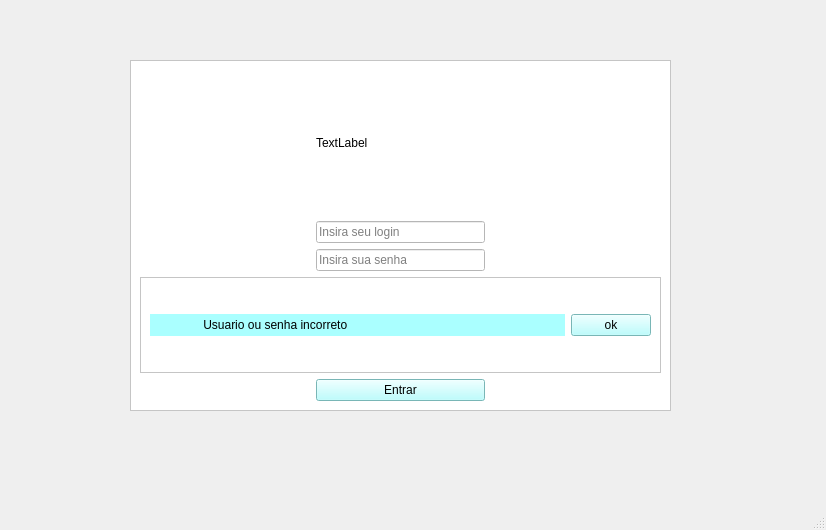
<?xml version="1.0" encoding="UTF-8"?>
<ui version="4.0">
 <class>MainWindow</class>
 <widget class="QMainWindow" name="MainWindow">
  <property name="geometry">
   <rect>
    <x>0</x>
    <y>0</y>
    <width>826</width>
    <height>530</height>
   </rect>
  </property>
  <property name="windowTitle">
   <string>MainWindow</string>
  </property>
  <widget class="QWidget" name="centralwidget">
   <widget class="QStackedWidget" name="stackedWidget_paginas">
    <property name="geometry">
     <rect>
      <x>60</x>
      <y>40</y>
      <width>651</width>
      <height>411</height>
     </rect>
    </property>
    <property name="minimumSize">
     <size>
      <width>141</width>
      <height>141</height>
     </size>
    </property>
    <property name="currentIndex">
     <number>0</number>
    </property>
    <widget class="QWidget" name="page_login">
     <widget class="QFrame" name="frame_realizar_login">
      <property name="geometry">
       <rect>
        <x>70</x>
        <y>20</y>
        <width>541</width>
        <height>351</height>
       </rect>
      </property>
      <property name="styleSheet">
       <string notr="true">background-color: rgb(170, 255, 127);
background-color: rgb(255, 255, 255);</string>
      </property>
      <property name="frameShape">
       <enum>QFrame::StyledPanel</enum>
      </property>
      <property name="frameShadow">
       <enum>QFrame::Raised</enum>
      </property>
      <layout class="QGridLayout" name="gridLayout_2">
       <item row="0" column="0">
        <spacer name="horizontalSpacer">
         <property name="orientation">
          <enum>Qt::Horizontal</enum>
         </property>
         <property name="sizeHint" stdset="0">
          <size>
           <width>40</width>
           <height>20</height>
          </size>
         </property>
        </spacer>
       </item>
       <item row="1" column="1">
        <widget class="QLineEdit" name="insira_login">
         <property name="styleSheet">
          <string notr="true">background-color: rgb(255, 255, 255);</string>
         </property>
         <property name="placeholderText">
          <string>Insira seu login</string>
         </property>
        </widget>
       </item>
       <item row="4" column="1">
        <widget class="QPushButton" name="botao_entrar">
         <property name="styleSheet">
          <string notr="true">background-color: rgb(255, 255, 255);
background-color: rgb(170, 255, 255);</string>
         </property>
         <property name="text">
          <string>Entrar</string>
         </property>
        </widget>
       </item>
       <item row="0" column="1">
        <widget class="QLabel" name="imagem_login">
         <property name="sizePolicy">
          <sizepolicy hsizetype="Fixed" vsizetype="Fixed">
           <horstretch>0</horstretch>
           <verstretch>0</verstretch>
          </sizepolicy>
         </property>
         <property name="minimumSize">
          <size>
           <width>145</width>
           <height>145</height>
          </size>
         </property>
         <property name="text">
          <string>TextLabel</string>
         </property>
        </widget>
       </item>
       <item row="0" column="2">
        <spacer name="horizontalSpacer_2">
         <property name="orientation">
          <enum>Qt::Horizontal</enum>
         </property>
         <property name="sizeHint" stdset="0">
          <size>
           <width>40</width>
           <height>20</height>
          </size>
         </property>
        </spacer>
       </item>
       <item row="2" column="1">
        <widget class="QLineEdit" name="insira_senha">
         <property name="styleSheet">
          <string notr="true">background-color: rgb(255, 255, 255);</string>
         </property>
         <property name="echoMode">
          <enum>QLineEdit::Password</enum>
         </property>
         <property name="placeholderText">
          <string>Insira sua senha</string>
         </property>
        </widget>
       </item>
       <item row="3" column="0" colspan="3">
        <widget class="QFrame" name="frame_erro_login">
         <property name="frameShape">
          <enum>QFrame::StyledPanel</enum>
         </property>
         <property name="frameShadow">
          <enum>QFrame::Raised</enum>
         </property>
         <layout class="QGridLayout" name="gridLayout_3">
          <item row="0" column="0">
           <widget class="QLabel" name="mensagem_erro">
            <property name="styleSheet">
             <string notr="true">background-color: rgb(170, 255, 255);</string>
            </property>
            <property name="text">
             <string>                Usuario ou senha incorreto</string>
            </property>
           </widget>
          </item>
          <item row="0" column="1">
           <widget class="QPushButton" name="botao_ok_login">
            <property name="sizePolicy">
             <sizepolicy hsizetype="Maximum" vsizetype="Maximum">
              <horstretch>0</horstretch>
              <verstretch>0</verstretch>
             </sizepolicy>
            </property>
            <property name="styleSheet">
             <string notr="true">background-color: rgb(170, 255, 255);</string>
            </property>
            <property name="text">
             <string>ok</string>
            </property>
           </widget>
          </item>
         </layout>
        </widget>
       </item>
      </layout>
     </widget>
    </widget>
    <widget class="QWidget" name="page_apresentacao">
     <widget class="QFrame" name="frame_2">
      <property name="geometry">
       <rect>
        <x>10</x>
        <y>10</y>
        <width>633</width>
        <height>393</height>
       </rect>
      </property>
      <property name="styleSheet">
       <string notr="true">background-color: rgb(255, 255, 255);</string>
      </property>
      <property name="frameShape">
       <enum>QFrame::StyledPanel</enum>
      </property>
      <property name="frameShadow">
       <enum>QFrame::Raised</enum>
      </property>
      <widget class="QFrame" name="frame_5">
       <property name="geometry">
        <rect>
         <x>10</x>
         <y>20</y>
         <width>611</width>
         <height>161</height>
        </rect>
       </property>
       <property name="frameShape">
        <enum>QFrame::StyledPanel</enum>
       </property>
       <property name="frameShadow">
        <enum>QFrame::Raised</enum>
       </property>
       <layout class="QGridLayout" name="gridLayout_5">
        <item row="0" column="1">
         <widget class="QLabel" name="imagem_cadastro_2">
          <property name="minimumSize">
           <size>
            <width>145</width>
            <height>145</height>
           </size>
          </property>
          <property name="text">
           <string>TextLabel</string>
          </property>
         </widget>
        </item>
        <item row="0" column="0">
         <spacer name="horizontalSpacer_8">
          <property name="orientation">
           <enum>Qt::Horizontal</enum>
          </property>
          <property name="sizeHint" stdset="0">
           <size>
            <width>138</width>
            <height>18</height>
           </size>
          </property>
         </spacer>
        </item>
        <item row="0" column="2">
         <spacer name="horizontalSpacer_10">
          <property name="orientation">
           <enum>Qt::Horizontal</enum>
          </property>
          <property name="sizeHint" stdset="0">
           <size>
            <width>138</width>
            <height>18</height>
           </size>
          </property>
         </spacer>
        </item>
       </layout>
      </widget>
      <widget class="QFrame" name="frame_6">
       <property name="geometry">
        <rect>
         <x>10</x>
         <y>190</y>
         <width>611</width>
         <height>91</height>
        </rect>
       </property>
       <property name="frameShape">
        <enum>QFrame::StyledPanel</enum>
       </property>
       <property name="frameShadow">
        <enum>QFrame::Raised</enum>
       </property>
       <widget class="QPushButton" name="botao_lista">
        <property name="geometry">
         <rect>
          <x>270</x>
          <y>30</y>
          <width>81</width>
          <height>31</height>
         </rect>
        </property>
        <property name="styleSheet">
         <string notr="true">background-color: rgb(170, 255, 255);</string>
        </property>
        <property name="text">
         <string>Lista</string>
        </property>
       </widget>
       <widget class="QPushButton" name="botao_sair">
        <property name="geometry">
         <rect>
          <x>490</x>
          <y>30</y>
          <width>81</width>
          <height>31</height>
         </rect>
        </property>
        <property name="styleSheet">
         <string notr="true">background-color: rgb(170, 255, 255);</string>
        </property>
        <property name="text">
         <string>Sair</string>
        </property>
       </widget>
       <widget class="QPushButton" name="botao_cadastro">
        <property name="geometry">
         <rect>
          <x>40</x>
          <y>30</y>
          <width>81</width>
          <height>31</height>
         </rect>
        </property>
        <property name="styleSheet">
         <string notr="true">background-color: rgb(170, 255, 255);</string>
        </property>
        <property name="text">
         <string>Cadastro</string>
        </property>
       </widget>
      </widget>
     </widget>
    </widget>
    <widget class="QWidget" name="gui_cadastro">
     <widget class="QFrame" name="frame_cadastro">
      <property name="geometry">
       <rect>
        <x>10</x>
        <y>20</y>
        <width>631</width>
        <height>391</height>
       </rect>
      </property>
      <property name="styleSheet">
       <string notr="true">background-color: rgb(255, 255, 255);</string>
      </property>
      <property name="frameShape">
       <enum>QFrame::StyledPanel</enum>
      </property>
      <property name="frameShadow">
       <enum>QFrame::Raised</enum>
      </property>
      <widget class="QFrame" name="frame">
       <property name="geometry">
        <rect>
         <x>20</x>
         <y>10</y>
         <width>591</width>
         <height>111</height>
        </rect>
       </property>
       <property name="frameShape">
        <enum>QFrame::StyledPanel</enum>
       </property>
       <property name="frameShadow">
        <enum>QFrame::Raised</enum>
       </property>
       <layout class="QGridLayout" name="gridLayout">
        <item row="0" column="1">
         <widget class="QLabel" name="logo_empresa">
          <property name="minimumSize">
           <size>
            <width>80</width>
            <height>80</height>
           </size>
          </property>
          <property name="text">
           <string>Logo Empresa</string>
          </property>
         </widget>
        </item>
        <item row="0" column="0">
         <spacer name="horizontalSpacer_6">
          <property name="orientation">
           <enum>Qt::Horizontal</enum>
          </property>
          <property name="sizeHint" stdset="0">
           <size>
            <width>13</width>
            <height>20</height>
           </size>
          </property>
         </spacer>
        </item>
        <item row="0" column="3">
         <spacer name="horizontalSpacer_7">
          <property name="orientation">
           <enum>Qt::Horizontal</enum>
          </property>
          <property name="sizeHint" stdset="0">
           <size>
            <width>473</width>
            <height>20</height>
           </size>
          </property>
         </spacer>
        </item>
       </layout>
      </widget>
      <widget class="QFrame" name="frame_3">
       <property name="geometry">
        <rect>
         <x>20</x>
         <y>190</y>
         <width>591</width>
         <height>191</height>
        </rect>
       </property>
       <property name="frameShape">
        <enum>QFrame::StyledPanel</enum>
       </property>
       <property name="frameShadow">
        <enum>QFrame::Raised</enum>
       </property>
       <widget class="QLabel" name="fornecedor">
        <property name="geometry">
         <rect>
          <x>20</x>
          <y>10</y>
          <width>81</width>
          <height>20</height>
         </rect>
        </property>
        <property name="text">
         <string>Fornecedor:</string>
        </property>
       </widget>
       <widget class="QLabel" name="materia_prima">
        <property name="geometry">
         <rect>
          <x>20</x>
          <y>60</y>
          <width>91</width>
          <height>20</height>
         </rect>
        </property>
        <property name="text">
         <string>Matéria-prima</string>
        </property>
       </widget>
       <widget class="QLabel" name="quantidade">
        <property name="geometry">
         <rect>
          <x>20</x>
          <y>110</y>
          <width>91</width>
          <height>20</height>
         </rect>
        </property>
        <property name="text">
         <string>Quantidade (t):</string>
        </property>
       </widget>
       <widget class="QLineEdit" name="nome_fornecedor">
        <property name="geometry">
         <rect>
          <x>120</x>
          <y>10</y>
          <width>431</width>
          <height>20</height>
         </rect>
        </property>
       </widget>
       <widget class="QPushButton" name="botao_salvar">
        <property name="geometry">
         <rect>
          <x>240</x>
          <y>160</y>
          <width>131</width>
          <height>23</height>
         </rect>
        </property>
        <property name="styleSheet">
         <string notr="true">background-color: rgb(170, 255, 255);</string>
        </property>
        <property name="text">
         <string>Salvar</string>
        </property>
       </widget>
       <widget class="QComboBox" name="nome_materia_prima">
        <property name="geometry">
         <rect>
          <x>120</x>
          <y>60</y>
          <width>251</width>
          <height>22</height>
         </rect>
        </property>
        <item>
         <property name="text">
          <string>---</string>
         </property>
        </item>
        <item>
         <property name="text">
          <string>Açaí</string>
         </property>
        </item>
        <item>
         <property name="text">
          <string>Abacate</string>
         </property>
        </item>
        <item>
         <property name="text">
          <string>Coco</string>
         </property>
        </item>
        <item>
         <property name="text">
          <string>Cacau</string>
         </property>
        </item>
        <item>
         <property name="text">
          <string>Buriti</string>
         </property>
        </item>
       </widget>
       <widget class="QComboBox" name="nome_quantidade">
        <property name="geometry">
         <rect>
          <x>120</x>
          <y>110</y>
          <width>251</width>
          <height>22</height>
         </rect>
        </property>
        <item>
         <property name="text">
          <string>0</string>
         </property>
        </item>
        <item>
         <property name="text">
          <string>1</string>
         </property>
        </item>
        <item>
         <property name="text">
          <string>2</string>
         </property>
        </item>
        <item>
         <property name="text">
          <string>3</string>
         </property>
        </item>
        <item>
         <property name="text">
          <string>4</string>
         </property>
        </item>
        <item>
         <property name="text">
          <string>5</string>
         </property>
        </item>
       </widget>
      </widget>
      <widget class="QFrame" name="frame_4">
       <property name="geometry">
        <rect>
         <x>20</x>
         <y>130</y>
         <width>591</width>
         <height>51</height>
        </rect>
       </property>
       <property name="frameShape">
        <enum>QFrame::StyledPanel</enum>
       </property>
       <property name="frameShadow">
        <enum>QFrame::Raised</enum>
       </property>
       <widget class="QLabel" name="mensage_erro2">
        <property name="geometry">
         <rect>
          <x>30</x>
          <y>10</y>
          <width>271</width>
          <height>21</height>
         </rect>
        </property>
        <property name="styleSheet">
         <string notr="true">background-color: rgb(170, 255, 255);</string>
        </property>
        <property name="text">
         <string>Erro!</string>
        </property>
       </widget>
       <widget class="QPushButton" name="botao_ok_cadastro">
        <property name="geometry">
         <rect>
          <x>330</x>
          <y>10</y>
          <width>75</width>
          <height>23</height>
         </rect>
        </property>
        <property name="styleSheet">
         <string notr="true">background-color: rgb(136, 204, 204);
background-color: rgb(170, 255, 255);</string>
        </property>
        <property name="text">
         <string>Ok</string>
        </property>
       </widget>
      </widget>
     </widget>
    </widget>
    <widget class="QWidget" name="page_lista">
     <widget class="QTableWidget" name="tabela">
      <property name="geometry">
       <rect>
        <x>30</x>
        <y>30</y>
        <width>631</width>
        <height>401</height>
       </rect>
      </property>
      <row>
       <property name="text">
        <string>1</string>
       </property>
      </row>
      <row>
       <property name="text">
        <string>2</string>
       </property>
      </row>
      <row>
       <property name="text">
        <string>3</string>
       </property>
      </row>
      <row>
       <property name="text">
        <string>4</string>
       </property>
      </row>
      <row>
       <property name="text">
        <string>5</string>
       </property>
      </row>
      <column>
       <property name="text">
        <string>Dia da semana</string>
       </property>
      </column>
      <column>
       <property name="text">
        <string>Fornecedor </string>
       </property>
      </column>
      <column>
       <property name="text">
        <string>Matéria-prima</string>
       </property>
      </column>
      <column>
       <property name="text">
        <string>Quantidade</string>
       </property>
      </column>
      <item row="0" column="0">
       <property name="text">
        <string>Segunda- ferira</string>
       </property>
      </item>
      <item row="1" column="0">
       <property name="text">
        <string>Terça-feira</string>
       </property>
      </item>
      <item row="2" column="0">
       <property name="text">
        <string>Quarta-feira</string>
       </property>
      </item>
      <item row="3" column="0">
       <property name="text">
        <string>Quinta-feira</string>
       </property>
      </item>
      <item row="4" column="0">
       <property name="text">
        <string>Sexta-feira</string>
       </property>
      </item>
     </widget>
     <widget class="QPushButton" name="botao_alterar">
      <property name="geometry">
       <rect>
        <x>570</x>
        <y>70</y>
        <width>75</width>
        <height>23</height>
       </rect>
      </property>
      <property name="styleSheet">
       <string notr="true">background-color: rgb(170, 255, 255);</string>
      </property>
      <property name="text">
       <string>Alterar</string>
      </property>
     </widget>
     <widget class="QPushButton" name="botao_excluir">
      <property name="geometry">
       <rect>
        <x>570</x>
        <y>100</y>
        <width>75</width>
        <height>23</height>
       </rect>
      </property>
      <property name="styleSheet">
       <string notr="true">background-color: rgb(170, 255, 255);</string>
      </property>
      <property name="text">
       <string>Excluir</string>
      </property>
     </widget>
     <widget class="QPushButton" name="botao_home">
      <property name="geometry">
       <rect>
        <x>570</x>
        <y>40</y>
        <width>75</width>
        <height>23</height>
       </rect>
      </property>
      <property name="styleSheet">
       <string notr="true">background-color: rgb(170, 255, 255);</string>
      </property>
      <property name="text">
       <string>Home</string>
      </property>
     </widget>
    </widget>
   </widget>
  </widget>
  <widget class="QMenuBar" name="menubar">
   <property name="geometry">
    <rect>
     <x>0</x>
     <y>0</y>
     <width>826</width>
     <height>21</height>
    </rect>
   </property>
  </widget>
  <widget class="QStatusBar" name="statusbar"/>
 </widget>
 <resources/>
 <connections/>
</ui>
